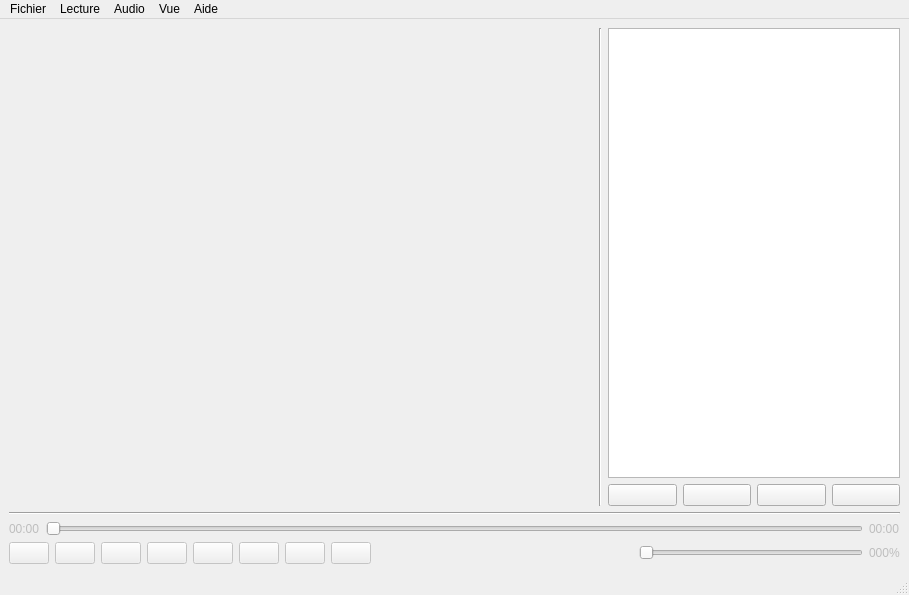
<?xml version="1.0" encoding="UTF-8"?>
<ui version="4.0">
 <author>SkyWodd</author>
 <class>MainWindow</class>
 <widget class="QMainWindow" name="MainWindow">
  <property name="geometry">
   <rect>
    <x>0</x>
    <y>0</y>
    <width>909</width>
    <height>595</height>
   </rect>
  </property>
  <property name="windowTitle">
   <string>Yet Another Fucking Phonon Music Player</string>
  </property>
  <widget class="QWidget" name="main_layout">
   <layout class="QHBoxLayout" name="horizontalLayout_7">
    <item>
     <layout class="QVBoxLayout" name="global_layout">
      <item>
       <layout class="QHBoxLayout" name="main_top_layout" stretch="2,0,1">
        <property name="sizeConstraint">
         <enum>QLayout::SetDefaultConstraint</enum>
        </property>
        <item>
         <widget class="QWidget" name="preview_widget" native="true">
          <property name="minimumSize">
           <size>
            <width>10</width>
            <height>0</height>
           </size>
          </property>
         </widget>
        </item>
        <item>
         <widget class="Line" name="line_2">
          <property name="orientation">
           <enum>Qt::Vertical</enum>
          </property>
         </widget>
        </item>
        <item>
         <layout class="QVBoxLayout" name="playlist_layout">
          <item>
           <layout class="QVBoxLayout" name="playlist_list_layout">
            <item>
             <widget class="QListView" name="playlist_list">
              <property name="minimumSize">
               <size>
                <width>100</width>
                <height>0</height>
               </size>
              </property>
             </widget>
            </item>
           </layout>
          </item>
          <item>
           <layout class="QHBoxLayout" name="playlist_controls_layout">
            <item>
             <widget class="QPushButton" name="playlist_add">
              <property name="contextMenuPolicy">
               <enum>Qt::CustomContextMenu</enum>
              </property>
              <property name="toolTip">
               <string>Ajouter des éléments</string>
              </property>
              <property name="text">
               <string/>
              </property>
              <property name="icon">
               <iconset resource="icons/icons.qrc">
                <normaloff>:/icons/add.png</normaloff>:/icons/add.png</iconset>
              </property>
              <property name="iconSize">
               <size>
                <width>32</width>
                <height>32</height>
               </size>
              </property>
             </widget>
            </item>
            <item>
             <widget class="QPushButton" name="playlist_remove">
              <property name="toolTip">
               <string>Enlever des éléments</string>
              </property>
              <property name="text">
               <string/>
              </property>
              <property name="icon">
               <iconset resource="icons/icons.qrc">
                <normaloff>:/icons/remove.png</normaloff>:/icons/remove.png</iconset>
              </property>
              <property name="iconSize">
               <size>
                <width>32</width>
                <height>32</height>
               </size>
              </property>
             </widget>
            </item>
            <item>
             <widget class="QPushButton" name="playlist_save">
              <property name="toolTip">
               <string>Sauvegarder la playlist</string>
              </property>
              <property name="text">
               <string/>
              </property>
              <property name="icon">
               <iconset resource="icons/icons.qrc">
                <normaloff>:/icons/save.png</normaloff>:/icons/save.png</iconset>
              </property>
              <property name="iconSize">
               <size>
                <width>32</width>
                <height>32</height>
               </size>
              </property>
             </widget>
            </item>
            <item>
             <widget class="QPushButton" name="playlist_load">
              <property name="toolTip">
               <string>Charger une playlist</string>
              </property>
              <property name="text">
               <string/>
              </property>
              <property name="icon">
               <iconset resource="icons/icons.qrc">
                <normaloff>:/icons/load_file.png</normaloff>:/icons/load_file.png</iconset>
              </property>
              <property name="iconSize">
               <size>
                <width>32</width>
                <height>32</height>
               </size>
              </property>
             </widget>
            </item>
           </layout>
          </item>
         </layout>
        </item>
       </layout>
      </item>
      <item>
       <widget class="Line" name="line">
        <property name="orientation">
         <enum>Qt::Horizontal</enum>
        </property>
       </widget>
      </item>
      <item>
       <layout class="QVBoxLayout" name="music_global_layout">
        <item>
         <layout class="QHBoxLayout" name="music_time_layout">
          <item>
           <widget class="QLabel" name="music_time_elapse_label">
            <property name="enabled">
             <bool>false</bool>
            </property>
            <property name="toolTip">
             <string>Temps écoulé</string>
            </property>
            <property name="text">
             <string>00:00</string>
            </property>
           </widget>
          </item>
          <item>
           <widget class="QSlider" name="music_time_slide">
            <property name="enabled">
             <bool>false</bool>
            </property>
            <property name="toolTip">
             <string>Déplacement temporelle</string>
            </property>
            <property name="orientation">
             <enum>Qt::Horizontal</enum>
            </property>
           </widget>
          </item>
          <item>
           <widget class="QLabel" name="music_time_total_label">
            <property name="enabled">
             <bool>false</bool>
            </property>
            <property name="toolTip">
             <string>Temps total</string>
            </property>
            <property name="text">
             <string>00:00</string>
            </property>
           </widget>
          </item>
         </layout>
        </item>
        <item>
         <layout class="QHBoxLayout" name="music_main_layout">
          <item>
           <layout class="QHBoxLayout" name="music_controls_layout">
            <item>
             <widget class="QPushButton" name="music_previous">
              <property name="enabled">
               <bool>false</bool>
              </property>
              <property name="toolTip">
               <string>Morceau précédant</string>
              </property>
              <property name="text">
               <string/>
              </property>
              <property name="icon">
               <iconset resource="icons/icons.qrc">
                <normaloff>:/icons/previous_file.png</normaloff>:/icons/previous_file.png</iconset>
              </property>
              <property name="iconSize">
               <size>
                <width>32</width>
                <height>32</height>
               </size>
              </property>
              <attribute name="buttonGroup">
               <string notr="true">controls_buttons</string>
              </attribute>
             </widget>
            </item>
            <item>
             <widget class="QPushButton" name="music_fast_rewind">
              <property name="enabled">
               <bool>false</bool>
              </property>
              <property name="toolTip">
               <string>Retour rapide</string>
              </property>
              <property name="text">
               <string/>
              </property>
              <property name="icon">
               <iconset resource="icons/icons.qrc">
                <normaloff>:/icons/fast_rewind.png</normaloff>:/icons/fast_rewind.png</iconset>
              </property>
              <property name="iconSize">
               <size>
                <width>32</width>
                <height>32</height>
               </size>
              </property>
              <attribute name="buttonGroup">
               <string notr="true">controls_buttons</string>
              </attribute>
             </widget>
            </item>
            <item>
             <widget class="QPushButton" name="music_play_pause">
              <property name="enabled">
               <bool>false</bool>
              </property>
              <property name="toolTip">
               <string>Play</string>
              </property>
              <property name="text">
               <string/>
              </property>
              <property name="icon">
               <iconset resource="icons/icons.qrc">
                <normaloff>:/icons/play_music.png</normaloff>:/icons/play_music.png</iconset>
              </property>
              <property name="iconSize">
               <size>
                <width>32</width>
                <height>32</height>
               </size>
              </property>
              <attribute name="buttonGroup">
               <string notr="true">controls_buttons</string>
              </attribute>
             </widget>
            </item>
            <item>
             <widget class="QPushButton" name="music_stop">
              <property name="enabled">
               <bool>false</bool>
              </property>
              <property name="toolTip">
               <string>Stop</string>
              </property>
              <property name="text">
               <string/>
              </property>
              <property name="icon">
               <iconset resource="icons/icons.qrc">
                <normaloff>:/icons/stop_playlist.png</normaloff>:/icons/stop_playlist.png</iconset>
              </property>
              <property name="iconSize">
               <size>
                <width>32</width>
                <height>32</height>
               </size>
              </property>
              <attribute name="buttonGroup">
               <string notr="true">controls_buttons</string>
              </attribute>
             </widget>
            </item>
            <item>
             <widget class="QPushButton" name="music_fast_forward">
              <property name="enabled">
               <bool>false</bool>
              </property>
              <property name="toolTip">
               <string>Avance rapide</string>
              </property>
              <property name="text">
               <string/>
              </property>
              <property name="icon">
               <iconset resource="icons/icons.qrc">
                <normaloff>:/icons/fast_forward.png</normaloff>:/icons/fast_forward.png</iconset>
              </property>
              <property name="iconSize">
               <size>
                <width>32</width>
                <height>32</height>
               </size>
              </property>
              <attribute name="buttonGroup">
               <string notr="true">controls_buttons</string>
              </attribute>
             </widget>
            </item>
            <item>
             <widget class="QPushButton" name="music_next">
              <property name="enabled">
               <bool>false</bool>
              </property>
              <property name="toolTip">
               <string>Morceau suivant</string>
              </property>
              <property name="text">
               <string/>
              </property>
              <property name="icon">
               <iconset resource="icons/icons.qrc">
                <normaloff>:/icons/next_file.png</normaloff>:/icons/next_file.png</iconset>
              </property>
              <property name="iconSize">
               <size>
                <width>32</width>
                <height>32</height>
               </size>
              </property>
              <attribute name="buttonGroup">
               <string notr="true">controls_buttons</string>
              </attribute>
             </widget>
            </item>
            <item>
             <widget class="QPushButton" name="music_random_play">
              <property name="enabled">
               <bool>false</bool>
              </property>
              <property name="toolTip">
               <string>Lecture aléatoire</string>
              </property>
              <property name="text">
               <string/>
              </property>
              <property name="icon">
               <iconset resource="icons/icons.qrc">
                <normaloff>:/icons/random_play.png</normaloff>:/icons/random_play.png</iconset>
              </property>
              <property name="iconSize">
               <size>
                <width>32</width>
                <height>32</height>
               </size>
              </property>
              <attribute name="buttonGroup">
               <string notr="true">controls_buttons</string>
              </attribute>
             </widget>
            </item>
            <item>
             <widget class="QPushButton" name="music_loop_play">
              <property name="enabled">
               <bool>false</bool>
              </property>
              <property name="contextMenuPolicy">
               <enum>Qt::CustomContextMenu</enum>
              </property>
              <property name="toolTip">
               <string>Lecture en boucle</string>
              </property>
              <property name="text">
               <string/>
              </property>
              <property name="icon">
               <iconset resource="icons/icons.qrc">
                <normaloff>:/icons/loop_play.png</normaloff>:/icons/loop_play.png</iconset>
              </property>
              <property name="iconSize">
               <size>
                <width>32</width>
                <height>32</height>
               </size>
              </property>
              <attribute name="buttonGroup">
               <string notr="true">controls_buttons</string>
              </attribute>
             </widget>
            </item>
           </layout>
          </item>
          <item>
           <spacer name="horizontalSpacer">
            <property name="orientation">
             <enum>Qt::Horizontal</enum>
            </property>
            <property name="sizeHint" stdset="0">
             <size>
              <width>40</width>
              <height>20</height>
             </size>
            </property>
           </spacer>
          </item>
          <item>
           <layout class="QHBoxLayout" name="musi_volume_controls">
            <item>
             <widget class="QSlider" name="music_volume_slide">
              <property name="enabled">
               <bool>false</bool>
              </property>
              <property name="toolTip">
               <string>Volume</string>
              </property>
              <property name="orientation">
               <enum>Qt::Horizontal</enum>
              </property>
             </widget>
            </item>
            <item>
             <widget class="QLabel" name="music_volume_label">
              <property name="enabled">
               <bool>false</bool>
              </property>
              <property name="toolTip">
               <string>Volume</string>
              </property>
              <property name="text">
               <string>000%</string>
              </property>
             </widget>
            </item>
           </layout>
          </item>
         </layout>
        </item>
       </layout>
      </item>
     </layout>
    </item>
   </layout>
  </widget>
  <widget class="QMenuBar" name="main_menu">
   <property name="geometry">
    <rect>
     <x>0</x>
     <y>0</y>
     <width>909</width>
     <height>26</height>
    </rect>
   </property>
   <widget class="QMenu" name="menu_file">
    <property name="title">
     <string>Fichier</string>
    </property>
    <addaction name="action_open_file"/>
    <addaction name="action_open_directory"/>
    <addaction name="separator"/>
    <addaction name="action_open_playlist"/>
    <addaction name="action_save_playlist"/>
    <addaction name="separator"/>
    <addaction name="action_close"/>
   </widget>
   <widget class="QMenu" name="menu_controls">
    <property name="title">
     <string>Lecture</string>
    </property>
    <widget class="QMenu" name="menu_loop_play">
     <property name="title">
      <string>Lecture en boucle</string>
     </property>
     <property name="icon">
      <iconset resource="icons/icons.qrc">
       <normaloff>:/icons/loop_play.png</normaloff>:/icons/loop_play.png</iconset>
     </property>
     <addaction name="action_loop_playlist"/>
     <addaction name="action_loop_music"/>
    </widget>
    <addaction name="action_play_pause"/>
    <addaction name="action_stop"/>
    <addaction name="action_fast_forward"/>
    <addaction name="action_fast_rewind"/>
    <addaction name="action_next_music"/>
    <addaction name="action_previous_music"/>
    <addaction name="action_random_play"/>
    <addaction name="menu_loop_play"/>
   </widget>
   <widget class="QMenu" name="menu_audio">
    <property name="title">
     <string>Audio</string>
    </property>
    <widget class="QMenu" name="menu_audio_interfaces">
     <property name="title">
      <string>Interface audio</string>
     </property>
     <property name="icon">
      <iconset resource="icons/icons.qrc">
       <normaloff>:/icons/hardware.png</normaloff>:/icons/hardware.png</iconset>
     </property>
     <addaction name="separator"/>
    </widget>
    <widget class="QMenu" name="menu_supported_formats">
     <property name="title">
      <string>Formats supportés</string>
     </property>
     <property name="icon">
      <iconset resource="icons/icons.qrc">
       <normaloff>:/icons/format.png</normaloff>:/icons/format.png</iconset>
     </property>
     <addaction name="separator"/>
    </widget>
    <addaction name="menu_audio_interfaces"/>
    <addaction name="separator"/>
    <addaction name="menu_supported_formats"/>
   </widget>
   <widget class="QMenu" name="menu_view">
    <property name="title">
     <string>Vue</string>
    </property>
    <addaction name="action_enable_preview"/>
    <addaction name="action_enable_fft"/>
   </widget>
   <widget class="QMenu" name="menu_help">
    <property name="title">
     <string>Aide</string>
    </property>
    <addaction name="action_manual"/>
    <addaction name="action_about"/>
   </widget>
   <addaction name="menu_file"/>
   <addaction name="menu_controls"/>
   <addaction name="menu_audio"/>
   <addaction name="menu_view"/>
   <addaction name="menu_help"/>
  </widget>
  <widget class="QStatusBar" name="main_statusbar"/>
  <action name="action_open_file">
   <property name="icon">
    <iconset resource="icons/icons.qrc">
     <normaloff>:/icons/load_file.png</normaloff>:/icons/load_file.png</iconset>
   </property>
   <property name="text">
    <string>Ouvrir fichier</string>
   </property>
  </action>
  <action name="action_open_directory">
   <property name="icon">
    <iconset resource="icons/icons.qrc">
     <normaloff>:/icons/load_directory.png</normaloff>:/icons/load_directory.png</iconset>
   </property>
   <property name="text">
    <string>Ouvrir dossier</string>
   </property>
  </action>
  <action name="action_open_playlist">
   <property name="icon">
    <iconset resource="icons/icons.qrc">
     <normaloff>:/icons/load_playlist.png</normaloff>:/icons/load_playlist.png</iconset>
   </property>
   <property name="text">
    <string>Ouvrir playlist</string>
   </property>
  </action>
  <action name="action_save_playlist">
   <property name="icon">
    <iconset resource="icons/icons.qrc">
     <normaloff>:/icons/save.png</normaloff>:/icons/save.png</iconset>
   </property>
   <property name="text">
    <string>Enregistrer playlist</string>
   </property>
  </action>
  <action name="action_close">
   <property name="icon">
    <iconset resource="icons/icons.qrc">
     <normaloff>:/icons/exit.png</normaloff>:/icons/exit.png</iconset>
   </property>
   <property name="text">
    <string>Quitter</string>
   </property>
  </action>
  <action name="action_play_pause">
   <property name="icon">
    <iconset resource="icons/icons.qrc">
     <normaloff>:/icons/play_music.png</normaloff>:/icons/play_music.png</iconset>
   </property>
   <property name="text">
    <string>Play / Pause</string>
   </property>
  </action>
  <action name="action_stop">
   <property name="icon">
    <iconset resource="icons/icons.qrc">
     <normaloff>:/icons/stop_playlist.png</normaloff>:/icons/stop_playlist.png</iconset>
   </property>
   <property name="text">
    <string>Stop</string>
   </property>
  </action>
  <action name="action_fast_forward">
   <property name="icon">
    <iconset resource="icons/icons.qrc">
     <normaloff>:/icons/fast_forward.png</normaloff>:/icons/fast_forward.png</iconset>
   </property>
   <property name="text">
    <string>Avance rapide</string>
   </property>
  </action>
  <action name="action_fast_rewind">
   <property name="icon">
    <iconset resource="icons/icons.qrc">
     <normaloff>:/icons/fast_rewind.png</normaloff>:/icons/fast_rewind.png</iconset>
   </property>
   <property name="text">
    <string>Retour rapide</string>
   </property>
  </action>
  <action name="action_next_music">
   <property name="icon">
    <iconset resource="icons/icons.qrc">
     <normaloff>:/icons/next_file.png</normaloff>:/icons/next_file.png</iconset>
   </property>
   <property name="text">
    <string>Morceau suivant</string>
   </property>
  </action>
  <action name="action_previous_music">
   <property name="icon">
    <iconset resource="icons/icons.qrc">
     <normaloff>:/icons/previous_file.png</normaloff>:/icons/previous_file.png</iconset>
   </property>
   <property name="text">
    <string>Morceau précédant</string>
   </property>
  </action>
  <action name="action_random_play">
   <property name="icon">
    <iconset resource="icons/icons.qrc">
     <normaloff>:/icons/random_play.png</normaloff>:/icons/random_play.png</iconset>
   </property>
   <property name="text">
    <string>Lecture aléatoire</string>
   </property>
  </action>
  <action name="actionQualit_son">
   <property name="text">
    <string>Qualité du son</string>
   </property>
  </action>
  <action name="actionEchantillonage">
   <property name="text">
    <string>Echantillonage</string>
   </property>
  </action>
  <action name="action_enable_preview">
   <property name="checkable">
    <bool>true</bool>
   </property>
   <property name="text">
    <string>Activer la pochette</string>
   </property>
  </action>
  <action name="action_enable_fft">
   <property name="checkable">
    <bool>true</bool>
   </property>
   <property name="text">
    <string>Activer la vue FFT</string>
   </property>
  </action>
  <action name="action_manual">
   <property name="icon">
    <iconset resource="icons/icons.qrc">
     <normaloff>:/icons/help.png</normaloff>:/icons/help.png</iconset>
   </property>
   <property name="text">
    <string>Manuel d'utilisation</string>
   </property>
  </action>
  <action name="action_about">
   <property name="icon">
    <iconset resource="icons/icons.qrc">
     <normaloff>:/icons/about.png</normaloff>:/icons/about.png</iconset>
   </property>
   <property name="text">
    <string>A propos de</string>
   </property>
  </action>
  <action name="action_loop_playlist">
   <property name="checkable">
    <bool>true</bool>
   </property>
   <property name="icon">
    <iconset resource="icons/icons.qrc">
     <normaloff>:/icons/playlist.png</normaloff>:/icons/playlist.png</iconset>
   </property>
   <property name="text">
    <string>Playlist</string>
   </property>
  </action>
  <action name="action_loop_music">
   <property name="checkable">
    <bool>true</bool>
   </property>
   <property name="icon">
    <iconset resource="icons/icons.qrc">
     <normaloff>:/icons/music.png</normaloff>:/icons/music.png</iconset>
   </property>
   <property name="text">
    <string>Morceau en cours</string>
   </property>
  </action>
  <action name="actionEffets_support_s">
   <property name="text">
    <string>Effets supportés</string>
   </property>
  </action>
 </widget>
 <resources>
  <include location="icons/icons.qrc"/>
 </resources>
 <connections>
  <connection>
   <sender>action_close</sender>
   <signal>activated()</signal>
   <receiver>MainWindow</receiver>
   <slot>close()</slot>
   <hints>
    <hint type="sourcelabel">
     <x>-1</x>
     <y>-1</y>
    </hint>
    <hint type="destinationlabel">
     <x>454</x>
     <y>297</y>
    </hint>
   </hints>
  </connection>
 </connections>
 <buttongroups>
  <buttongroup name="controls_buttons"/>
 </buttongroups>
</ui>
